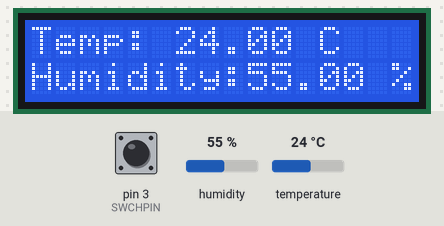
The sketch below on a simulated Arduino Uno, built with avr-gcc and run on an emulated ATmega328P. On the bench: 16×2 character LCD. The test bench sets the inputs (shaded band); at power-on: pin 3 (SWCHPIN) LOW, humidity 55 %, temperature 24 °C. Storage starts empty.

Above: at 3.3 s.
3.4 s: pin 3 (SWCHPIN) pulled HIGH for 2.35 s
At 4.8 s:
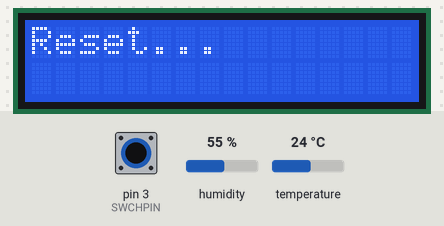
10.8 s: humidity set to 22 %
At 12.2 s:
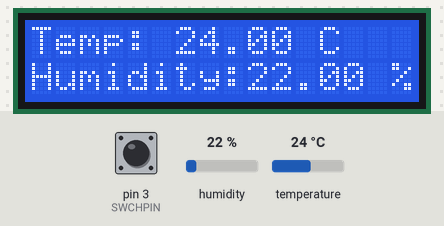
13.5 s: temperature set to 12 °C
At 16.6 s:
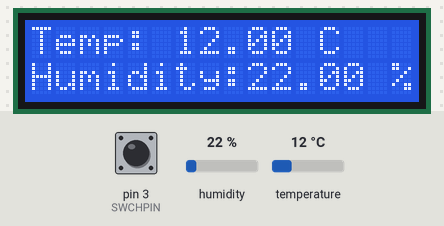
16.9 s: humidity set to 40 %
At 18.6 s:
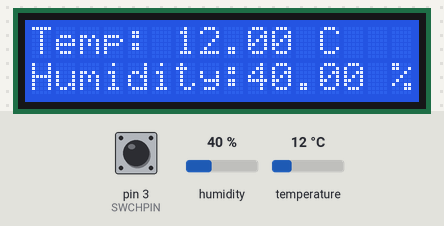
19.6 s: temperature set to 19 °C
At 22.2 s:
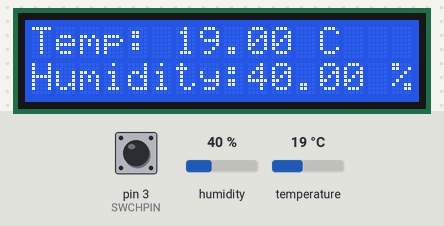
Timing chart, 0 to 23.7 s (numbered marks = the images above; inputs shaded):
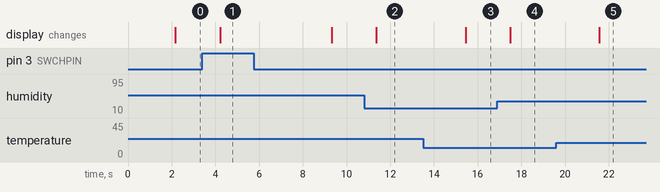

The sketch:

termometro.ino
```cpp
//-------------------------------------------------------------------------------
//-------------------------------------------------------------------------------
// Thermometre
//-------------------------------------------------------------------------------
//
// This is a thermometer based in Arduino UNO R3 with a DHT22 sensor and a 16x2
// LCD screeen, also store the temperature and the humidity into the SD card.
//
//-------------------------------------------------------------------------------
//
// Author: Jorge Garcia Gonzalez
//
// GPL v3.0
//
//-------------------------------------------------------------------------------
#include <Time.h>
#include <TimeLib.h>
#include <SD.h>
#include <Wire.h>
#include <LCD.h>
#include <LiquidCrystal_I2C.h>
#include <DHT.h>

#define I2C_ADDR    0x27  // I2C LCD screen direction.

#define DHTTYPE DHT22   // DHT 22  (AM2302), AM2321.
const int DHTPin = 2;  // DHT22 pin data input.
DHT dht(DHTPin, DHTTYPE);

//                    addr,     en,rw,rs,d4,d5,d6,d7
LiquidCrystal_I2C lcd(I2C_ADDR, 2, 1, 0, 4, 5, 6, 7);

// file descriptor.
File FileDes;

// SD constant.
const int SSPIN = 4;
// switch pin.
const int SWCHPIN = 3;

// counter to write the temperature into SD each minute.
int counter = 0;

void setup() {
  // configure serial port for debug pourposes.
  Serial.begin(9600);

  // LCD initialization data.
  lcd.begin (16, 2);
  lcd.setBacklightPin(3, POSITIVE);
  lcd.setBacklight(HIGH);

  // Temperature sensor initialization.
  dht.begin();

  // pin where the reset pin is connected
  pinMode(SWCHPIN,INPUT);
  // SD pin configuration.
  pinMode(SSPIN, OUTPUT);

  // check if the SD is correct.
  if (!SD.begin(SSPIN)) {
    // alert by the LCD in case of SD error.
    lcd.home ();           // write in the first line.
    lcd.print("SD ERROR");
    delay(2000);          // wait two seconds before clear the LCD.
    lcd.clear();
    return;
  }

  // open and create file to store the temperature and the humidity.
  FileDes = SD.open("data.txt", FILE_WRITE);

  // raise an error in case of there are a problem when open the file.
  if (!FileDes){
    lcd.home ();                 // write in the first line.
    lcd.print("UNABLE TO OPEN");
    lcd.setCursor ( 0, 1 );      // go to the 2nd line.
    lcd.print("THE FILE");
    delay(2000);                 // wait two seconds before clear the LCD.
    lcd.clear();
  }

  // delete the logging file before to start to storage the temperature.
  if (SD.exists("data.txt")) {
    SD.remove("data.txt");
    lcd.home ();             // write in the first line.
    lcd.print("data.txt");
    lcd.setCursor ( 0, 1 );  // go to the 2nd line.
    lcd.print("deleted");
    delay(2000);            // wait two seconds before clear the LCD.
    lcd.clear();
  };

  // set origin of time.
  setTime(10,00,00,21,9,2017);
}

// function to reset the Arduino.
//declare reset function @ address 0.
void(* resetFunc) (void) = 0;

void loop() {

  // string to compose the line to log in the file.
  String dataString = "";

  // take the time.
  time_t clk = now();

  // Reading temperature or humidity takes about 250 milliseconds!
  float h = dht.readHumidity();
  float t = dht.readTemperature();

  // check sensor readings.
  if (isnan(h) || isnan(t)) {
    lcd.home ();               // write in the first line.
    lcd.print("SENSOR ERROR");
    delay(2000);               // wait two seconds before clear the LCD.
    lcd.clear();
    return;
  }

  // output temperature on the LCD
  lcd.home ();             // write in the first line.
  lcd.print("Temp: ");
  lcd.setCursor ( 6, 0);
  lcd.print(t);
  lcd.setCursor ( 12, 0);
  lcd.print("C");
  lcd.setCursor ( 0, 1 );  // go to the 2nd line.
  lcd.print("Humidity: ");
  lcd.setCursor ( 9, 1 );
  lcd.print(h);
  lcd.setCursor ( 15, 1 );
  lcd.print("%");

  // write in the file each 60 seconds.
  // put 30 seconds i nthe counter due to the delay of two sec.
  // at the end of the loop.
  // this step it is not alwys the same, but it is not
  // necessary much more accuracy.
  if (counter >= 30){
    dataString = hour(clk);
    dataString +=":";
    dataString +=minute(clk);
    dataString +=":";
    dataString +=second(clk);
    dataString += ";";
    dataString += t;
    dataString += ";";
    dataString += h;
    FileDes.println(dataString); // store the line in the buffer file
    FileDes.flush();             // write the line in the file
    counter = 0;
  }else{
    counter += 1;
  }

  // due to I want to close the file before a reset,
  // I put a new reset switch with some sentences associated.
  if (digitalRead(SWCHPIN)){
     FileDes.close();           // close data.txt file
     lcd.clear();
     lcd.home ();              // write in the first line.
     lcd.print("Reset... ");
     delay(5000);
     resetFunc();
  }

  delay(2000);

}
```

Measured:
- after the input at 3.4 s, the display: changes after 0.81 s (image 1)
- after the input at 10.8 s, the display: changes after 0.57 s (image 2)
- after the input at 13.5 s, the display: changes after 1.9 s (image 3)
- after the input at 16.9 s, the display: changes after 0.59 s (image 4)
- after the input at 19.6 s, the display: changes after 2.0 s (image 5)
